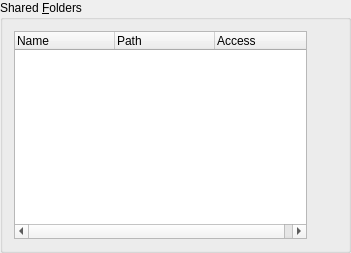
<ui version="4.0" >
 <comment>
 VBox frontends: Qt4 GUI ("VirtualBox"):

 Copyright (C) 2008 Sun Microsystems, Inc.

 This file is part of VirtualBox Open Source Edition (OSE), as
 available from http://www.virtualbox.org. This file is free software;
 you can redistribute it and/or modify it under the terms of the GNU
 General Public License (GPL) as published by the Free Software
 Foundation, in version 2 as it comes in the "COPYING" file of the
 VirtualBox OSE distribution. VirtualBox OSE is distributed in the
 hope that it will be useful, but WITHOUT ANY WARRANTY of any kind.

 Please contact Sun Microsystems, Inc., 4150 Network Circle, Santa
 Clara, CA 95054 USA or visit http://www.sun.com if you need
 additional information or have any questions.
 </comment>
 <class>VBoxSharedFoldersSettings</class>
 <widget class="QWidget" name="VBoxSharedFoldersSettings" >
  <property name="geometry" >
   <rect>
    <x>0</x>
    <y>0</y>
    <width>351</width>
    <height>253</height>
   </rect>
  </property>
  <property name="sizePolicy" >
   <sizepolicy vsizetype="Expanding" hsizetype="Expanding" >
    <horstretch>0</horstretch>
    <verstretch>0</verstretch>
   </sizepolicy>
  </property>
  <property name="windowTitle" >
   <string comment="don't translate" >VBoxSharedFoldersSettings</string>
  </property>
  <layout class="QVBoxLayout" >
   <property name="leftMargin" >
    <number>0</number>
   </property>
   <property name="topMargin" >
    <number>0</number>
   </property>
   <property name="rightMargin" >
    <number>0</number>
   </property>
   <property name="bottomMargin" >
    <number>0</number>
   </property>
   <item>
    <widget class="QGroupBox" name="mGbSharedFolders" >
     <property name="title" >
      <string>Shared &amp;Folders</string>
     </property>
     <layout class="QHBoxLayout" >
      <item>
       <widget class="QTreeWidget" name="mTreeView" >
        <property name="whatsThis" >
         <string>&lt;qt>Lists all shared folders accessible to this machine. Use &lt;tt>net use x: \\vboxsvr\share&lt;/tt> to access a shared folder named &lt;i>share&lt;/i> from a DOS-like OS, or &lt;tt>mount -t vboxsf share mount_point&lt;/tt> to access it from a Linux OS. This feature requires Guest Additions.&lt;/qt></string>
        </property>
        <property name="uniformRowHeights" >
         <bool>true</bool>
        </property>
        <property name="allColumnsShowFocus" >
         <bool>true</bool>
        </property>
        <column>
         <property name="text" >
          <string>Name</string>
         </property>
        </column>
        <column>
         <property name="text" >
          <string>Path</string>
         </property>
        </column>
        <column>
         <property name="text" >
          <string>Access</string>
         </property>
        </column>
       </widget>
      </item>
      <item>
       <layout class="QVBoxLayout" >
        <property name="spacing" >
         <number>0</number>
        </property>
        <item>
         <widget class="QToolButton" name="mTbAdd" >
          <property name="focusPolicy" >
           <enum>Qt::TabFocus</enum>
          </property>
          <property name="toolTip" >
           <string>Add a new shared folder (Ins)</string>
          </property>
          <property name="whatsThis" >
           <string>Adds a new shared folder definition.</string>
          </property>
          <property name="text" >
           <string/>
          </property>
          <property name="shortcut" >
           <string>Ins</string>
          </property>
          <property name="autoRaise" >
           <bool>true</bool>
          </property>
         </widget>
        </item>
        <item>
         <widget class="QToolButton" name="mTbEdit" >
          <property name="focusPolicy" >
           <enum>Qt::TabFocus</enum>
          </property>
          <property name="toolTip" >
           <string>Edit the selected shared folder (Ctrl+Space)</string>
          </property>
          <property name="whatsThis" >
           <string>Edits the selected shared folder definition.</string>
          </property>
          <property name="text" >
           <string/>
          </property>
          <property name="shortcut" >
           <string>Ctrl+Space</string>
          </property>
          <property name="autoRaise" >
           <bool>true</bool>
          </property>
         </widget>
        </item>
        <item>
         <widget class="QToolButton" name="mTbRemove" >
          <property name="focusPolicy" >
           <enum>Qt::TabFocus</enum>
          </property>
          <property name="toolTip" >
           <string>Remove the selected shared folder (Del)</string>
          </property>
          <property name="whatsThis" >
           <string>Removes the selected shared folder definition.</string>
          </property>
          <property name="text" >
           <string/>
          </property>
          <property name="shortcut" >
           <string>Del</string>
          </property>
          <property name="autoRaise" >
           <bool>true</bool>
          </property>
         </widget>
        </item>
        <item>
         <spacer>
          <property name="orientation" >
           <enum>Qt::Vertical</enum>
          </property>
          <property name="sizeType" >
           <enum>QSizePolicy::Expanding</enum>
          </property>
          <property name="sizeHint" >
           <size>
            <width>21</width>
            <height>101</height>
           </size>
          </property>
         </spacer>
        </item>
       </layout>
      </item>
     </layout>
    </widget>
   </item>
  </layout>
 </widget>
 <layoutdefault spacing="6" margin="11" />
 <includes>
  <include location="local" >VBoxGlobal.h</include>
 </includes>
 <resources>
  <include location="../VirtualBox.qrc" />
 </resources>
 <connections/>
</ui>
